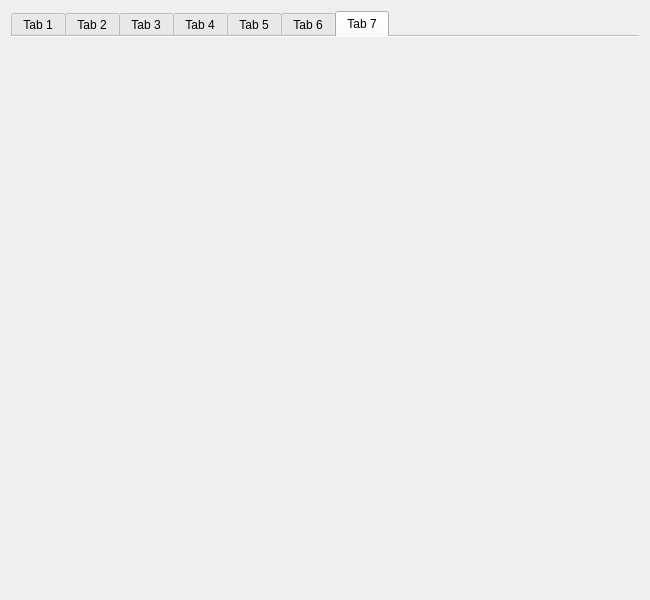
<?xml version="1.0" encoding="UTF-8"?>
<ui version="4.0">
 <class>MainWidget</class>
 <widget class="QWidget" name="MainWidget">
  <property name="geometry">
   <rect>
    <x>0</x>
    <y>0</y>
    <width>650</width>
    <height>600</height>
   </rect>
  </property>
  <property name="minimumSize">
   <size>
    <width>650</width>
    <height>600</height>
   </size>
  </property>
  <property name="windowTitle">
   <string>MainWidget</string>
  </property>
  <layout class="QVBoxLayout" name="verticalLayout">
   <item>
    <widget class="QTabWidget" name="pTabWidget">
     <property name="currentIndex">
      <number>6</number>
     </property>
     <property name="documentMode">
      <bool>true</bool>
     </property>
     <widget class="QWidget" name="pTab1">
      <attribute name="title">
       <string>Tab 1</string>
      </attribute>
     </widget>
     <widget class="QWidget" name="pTab2">
      <attribute name="title">
       <string>Tab 2</string>
      </attribute>
     </widget>
     <widget class="QWidget" name="pTab3">
      <attribute name="title">
       <string>Tab 3</string>
      </attribute>
     </widget>
     <widget class="QWidget" name="pTab4">
      <attribute name="title">
       <string>Tab 4</string>
      </attribute>
     </widget>
     <widget class="QWidget" name="pTab5">
      <attribute name="title">
       <string>Tab 5</string>
      </attribute>
     </widget>
     <widget class="QWidget" name="pTab6">
      <attribute name="title">
       <string>Tab 6</string>
      </attribute>
     </widget>
     <widget class="QWidget" name="pTab7">
      <attribute name="title">
       <string>Tab 7</string>
      </attribute>
     </widget>
    </widget>
   </item>
  </layout>
 </widget>
 <resources/>
 <connections/>
</ui>
